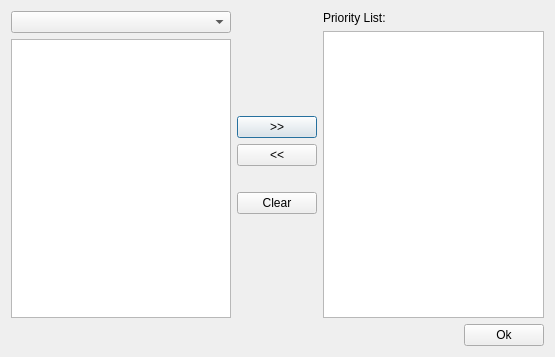
<?xml version="1.0" encoding="UTF-8"?>
<ui version="4.0">
 <class>prioritylist</class>
 <widget class="QDialog" name="prioritylist">
  <property name="windowModality">
   <enum>Qt::ApplicationModal</enum>
  </property>
  <property name="geometry">
   <rect>
    <x>0</x>
    <y>0</y>
    <width>555</width>
    <height>357</height>
   </rect>
  </property>
  <property name="windowTitle">
   <string>Priority List</string>
  </property>
  <property name="windowIcon">
   <iconset>
    <normaloff>../Documents/pine.ico</normaloff>../Documents/pine.ico</iconset>
  </property>
  <layout class="QVBoxLayout" name="verticalLayout_4">
   <item>
    <layout class="QVBoxLayout" name="verticalLayout">
     <item>
      <layout class="QHBoxLayout" name="horizontalLayout">
       <item>
        <layout class="QVBoxLayout" name="verticalLayout_2">
         <item>
          <widget class="QComboBox" name="comboBox"/>
         </item>
         <item>
          <widget class="QListWidget" name="listWidget"/>
         </item>
        </layout>
       </item>
       <item>
        <layout class="QVBoxLayout" name="verticalLayout_5">
         <item>
          <spacer name="verticalSpacer_2">
           <property name="orientation">
            <enum>Qt::Vertical</enum>
           </property>
           <property name="sizeHint" stdset="0">
            <size>
             <width>20</width>
             <height>40</height>
            </size>
           </property>
          </spacer>
         </item>
         <item>
          <widget class="QPushButton" name="pushButton_2">
           <property name="text">
            <string>&gt;&gt;</string>
           </property>
          </widget>
         </item>
         <item>
          <widget class="QPushButton" name="pushButton">
           <property name="text">
            <string>&lt;&lt;</string>
           </property>
          </widget>
         </item>
         <item>
          <spacer name="horizontalSpacer_2">
           <property name="orientation">
            <enum>Qt::Horizontal</enum>
           </property>
           <property name="sizeHint" stdset="0">
            <size>
             <width>40</width>
             <height>20</height>
            </size>
           </property>
          </spacer>
         </item>
         <item>
          <widget class="QPushButton" name="pushButton_6">
           <property name="text">
            <string>Clear</string>
           </property>
          </widget>
         </item>
         <item>
          <spacer name="verticalSpacer">
           <property name="orientation">
            <enum>Qt::Vertical</enum>
           </property>
           <property name="sizeHint" stdset="0">
            <size>
             <width>20</width>
             <height>40</height>
            </size>
           </property>
          </spacer>
         </item>
        </layout>
       </item>
       <item>
        <layout class="QVBoxLayout" name="verticalLayout_3">
         <item>
          <widget class="QLabel" name="label">
           <property name="text">
            <string>Priority List:</string>
           </property>
          </widget>
         </item>
         <item>
          <widget class="QListWidget" name="listWidget_2"/>
         </item>
        </layout>
       </item>
      </layout>
     </item>
     <item>
      <layout class="QHBoxLayout" name="horizontalLayout_2">
       <item>
        <spacer name="horizontalSpacer">
         <property name="orientation">
          <enum>Qt::Horizontal</enum>
         </property>
         <property name="sizeHint" stdset="0">
          <size>
           <width>40</width>
           <height>20</height>
          </size>
         </property>
        </spacer>
       </item>
       <item>
        <widget class="QPushButton" name="pushButton_5">
         <property name="text">
          <string>Ok</string>
         </property>
        </widget>
       </item>
      </layout>
     </item>
    </layout>
   </item>
  </layout>
 </widget>
 <resources/>
 <connections/>
</ui>
